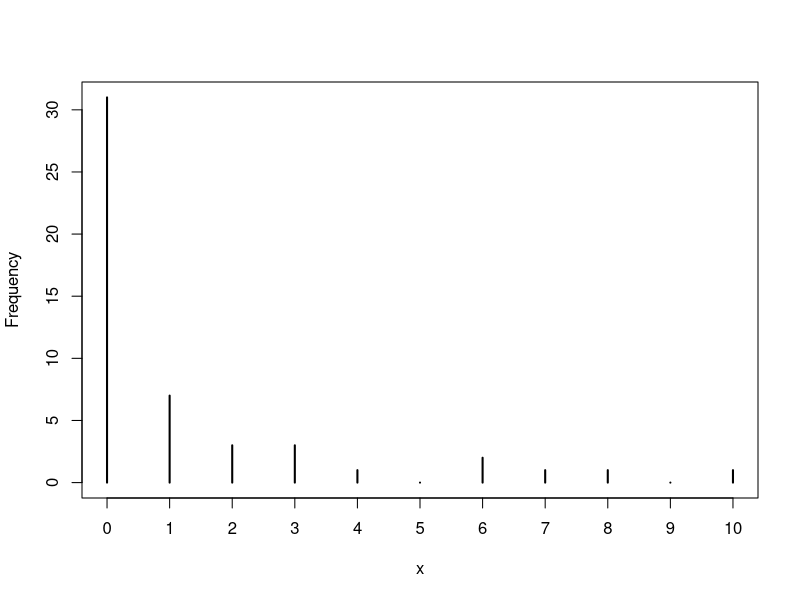
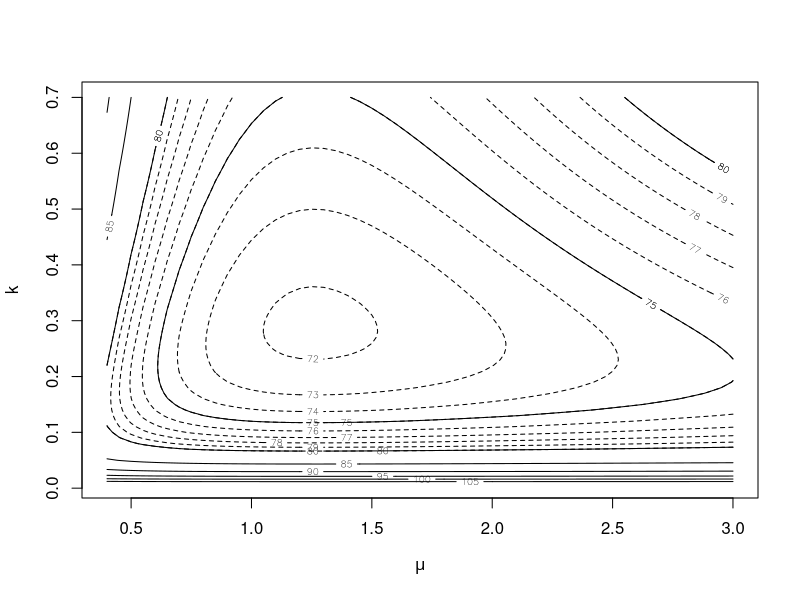
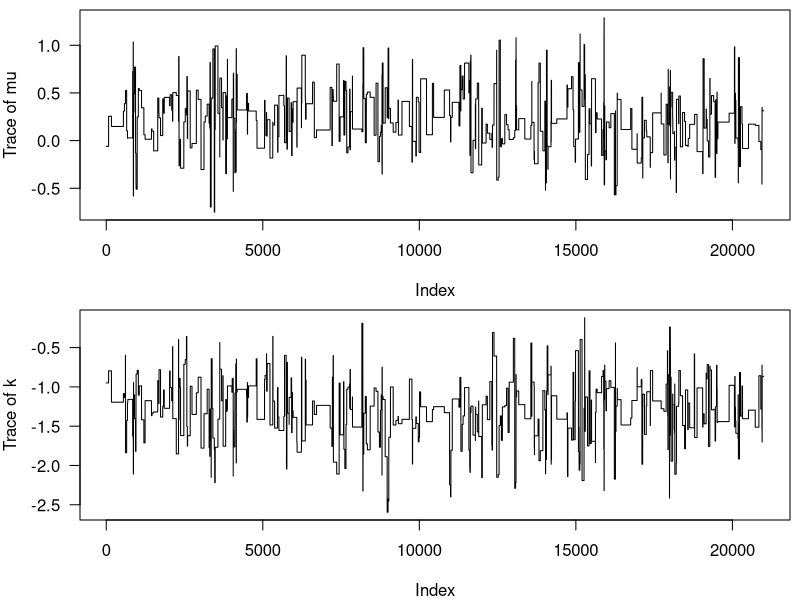
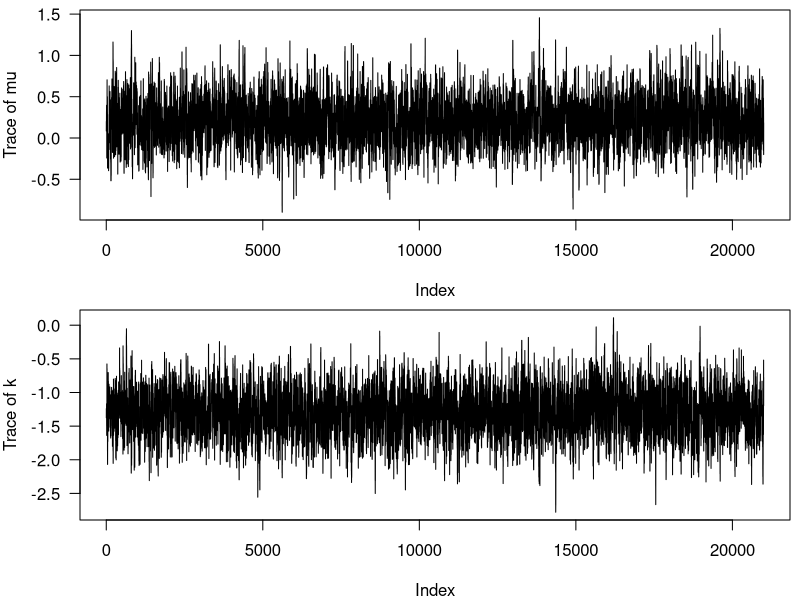
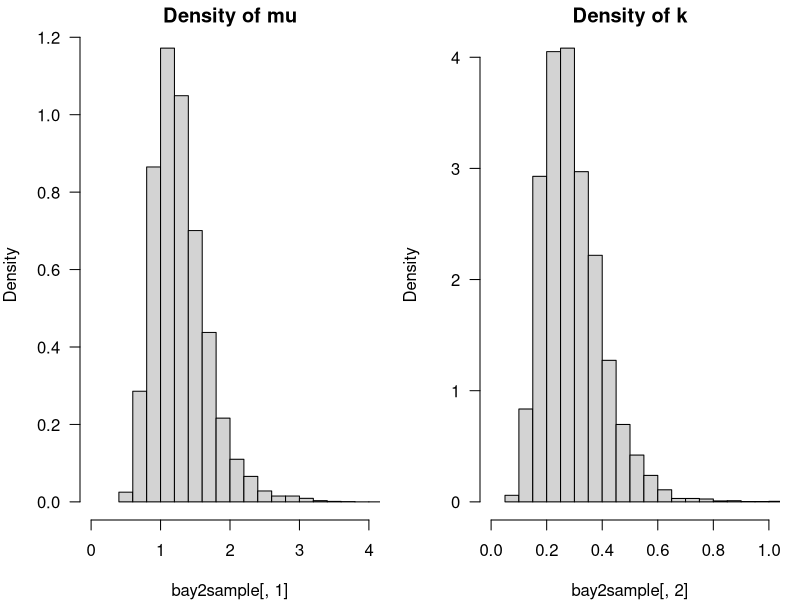

R code for these plots, in order:
## ---- chunk 1
knitr::opts_chunk$set(echo = TRUE)
## ---- chunk 2
nll = function(par,y,x){
  a = par[1]
  b = par[2]
  sd = par[3]
  # this calculates the mean y for a given value of x: the deterministic function
  mu = a+b*x 
  # this calculates the likelihood of the function given the probability 
  # distribution, the data and mu and sd
  nll = -sum(dnorm(y,mean=mu,sd=sd,log=T))
  return(nll)
}

## ---- chunk 3
nll.mle = function(a,b,sd){
  # this calculates the mean y for a given value of x: the deterministic function
  mu = a+b*x 
  # this calculates the likelihood of the function given the probability 
  # distribution, the data and mu and sd
  nll = -sum(dnorm(y,mean=mu,sd=sd,log=T)) 
  return(nll)
}

## ---- chunk 4
set.seed(1001)
## ---- chunk 5
mu.true=1
k.true=0.4
x = rnbinom(50,mu=mu.true,size=k.true)
## ---- chunk 6
plot(table(factor(x,levels=0:max(x))),
     ylab="Frequency",xlab="x")
## ---- chunk 7
NLLfun1 = function(p,dat=x) {
  mu=p[1]
  k=p[2]
  -sum(dnbinom(dat,mu=mu,size=k,log=TRUE))
}
## ---- chunk 8
nll.true=NLLfun1(c(mu=mu.true,k=k.true)); nll.true
## ---- chunk 9
NLLfun1(c(mu=10,k=10))
## ---- chunk 10
m = mean(x)
v = var(x)
mu.mom = m
k.mom = m/(v/m-1)
## ---- chunk 11
nll.mom=NLLfun1(c(mu=mu.mom,k=k.mom)); nll.mom
## ---- chunk 12
ldiff=nll.true-nll.mom;ldiff
qchisq(0.95,df=2)/2
## ---- chunk 13
O1 = optim(fn=NLLfun1,par=c(mu=mu.mom,k=k.mom),hessian=TRUE); 
O1
## ---- chunk 14
muvec = seq(0.4,3,by=0.05)
kvec = seq(0.01,0.7,by=0.01)
## ---- chunk 15
resmat = matrix(nrow=length(muvec),ncol=length(kvec))
## ---- chunk 16
for (i in 1:length(muvec)) {
  for (j in 1:length(kvec)) {
    resmat[i,j] = NLLfun1(c(muvec[i],kvec[j]))
  }
}
## ---- chunk 17
contour(muvec,kvec,resmat,xlab=expression(mu),ylab="k")
contour(muvec,kvec,resmat,levels=70:80,lty=2,add=TRUE)
## ---- chunk 18
LPfun1 = function(p,dat=x) {
  p = exp(p)
  mu=p[1]
  lp_mu = dnorm(mu, 0, 1.9, log = TRUE)
  k=p[2]
  lp_k = dnorm(k, 0, 1.9, log = TRUE)
  LL = sum(dnbinom(dat,mu=mu,size=k,log=TRUE))
  LL + lp_mu + lp_k
}
## ---- chunk 19
library(mvtnorm)
MH = function(model, init, sigma = diag(init/10), niter = 3e4, burn = 0.5,
                      seed = 1134, ...) {
  # To make results reproducible you should set a seed (change among chains!!!)
  set.seed(seed)
  # Preallocate chain of values
  chain = matrix(NA, ncol = length(init), nrow = niter)
  # Chain starts at init
  current = init
  lp_current = model(current, ...)
  # Iterate niter times and update chain
  for(iter in 1:niter) {
    # Generate a candidate value from multivariate Normal distribution
    candidate = rmvnorm(1, mean = current, sigma = sigma)
    # Calculate probability of acceptance (proposal distribution is symmetric)
    lp_candidate = model(candidate, ...)
    paccept = min(1, exp(lp_candidate - lp_current))
    # Accept the candidate...or not!
    # If accept, update the current and lp_current values
    accept = runif(1) < paccept
    if(accept) {
      chain[iter,] = candidate
      lp_current = lp_candidate
      current = chain[iter,]
    } else {
      chain[iter,] = current
    }
  }
  # Calculate acceptance probability after burn-in and the length of burn-in
  nburn = floor(niter*burn)
  acceptance = 1 - mean(duplicated(chain[-(1:nburn),]))
  # Package the results
  list(burnin = chain[1:nburn,], sample = chain[-(1:nburn),],
       acceptance = acceptance, nburn = nburn)
}
## ---- chunk 20
set.seed(1001)
mu.true=1
k.true=0.4
x = rnbinom(50,mu=mu.true,size=k.true)
## ---- chunk 21
sigma = diag(c(10,10))
## ---- chunk 22
init = log(c(1,1))
bay1 = MH(LPfun1, init, sigma, burn = 0.3, dat = x)
## ---- chunk 23
bay1$acceptance
## ---- chunk 24
par(mfrow = c(2,1), mar = c(4,4,0.5,0.5), las = 1)
plot(bay1$sample[,1], t = "l", ylab = "Trace of mu")
plot(bay1$sample[,2], t = "l", ylab = "Trace of k")
## ---- chunk 25
mapfit = optim(fn = LPfun1, par = log(c(1,1)), 
               hessian = TRUE, method = "BFGS", 
               control = list(fnscale = -1), dat = x)
sigma = solve(-mapfit$hessian)
init = mapfit$par
bay2 = MH(LPfun1, init, sigma, burn = 0.3)
## ---- chunk 26
bay2$acceptance
## ---- chunk 27
par(mfrow = c(2,1), mar = c(4,4,0.5,0.5), las = 1)
plot(bay2$sample[,1], t = "l", ylab = "Trace of mu")
plot(bay2$sample[,2], t = "l", ylab = "Trace of k")
## ---- chunk 28
bay2sample = exp(bay2$sample)
## ---- chunk 29
par(mfrow = c(1,2), mar = c(4,4,1.5,1))
hist(bay2sample[,1], main = "Density of mu", freq = F, xlim = c(0,4))
hist(bay2sample[,2], main = "Density of k", freq = F, xlim = c(0,1))
## ---- chunk 30
map = exp(mapfit$par)
meanp = colMeans(bay2sample)
medianp = c(median(bay2sample[,1]), median(bay2sample[,2]))
cbind(map, meanp, medianp, 
      mom = c(mu.mom, k.mom), 
      mle = O1$par, 
      true = c(mu.true, k.true))
## ---- chunk 31
t(apply(bay2sample, 2, quantile, probs = c(0.025, 0.975)))
## ---- chunk 32
se = sqrt(diag(sigma))
cbind(map - 1.96*se, map + 1.96*se)
